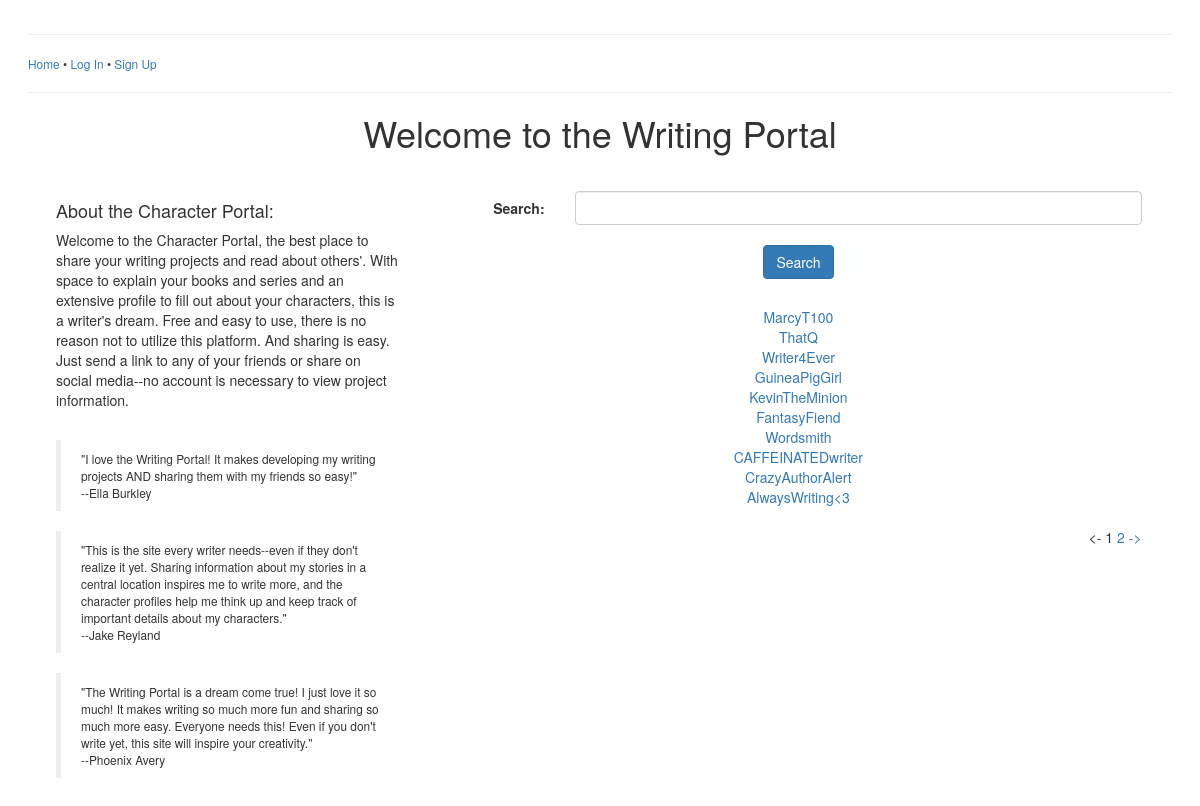
The page / on the database its author committed.
### tables this page shows
CREATE TABLE `user_info` (
  `user_id` int(11) NOT NULL AUTO_INCREMENT,
  `username` varchar(20) DEFAULT NULL,
  `password` varchar(40) DEFAULT NULL,
  `bio` mediumtext,
  `picture` varchar(30) DEFAULT NULL,
  `gender` varchar(1) DEFAULT NULL,
  PRIMARY KEY (`user_id`)
);

### index.php (the view, shortened to what this page needs)
<!DOCTYPE html PUBLIC "-//W3C//DTD XHTML 1.0 Transitional//EN"
  "http://www.w3.org/TR/xhtml1/DTD/xhtml1-transitional.dtd">
<html xmlns="http://www.w3.org/1999/xhtml" xml:lang="en" lang="en">
<head>
     <link rel="stylesheet" type="text/css" href="projectFour.css" />
  <link rel="stylesheet" href="https://maxcdn.bootstrapcdn.com/bootstrap/3.3.7/css/bootstrap.min.css"/>
</head>
<body>
<?php
    require_once('navbar.php');
    $search = $_POST['search'];
?>
    <h1 class="text-center">Welcome to the Writing Portal</h1>
    <span class="introText">
    <h4>About the Character Portal:</h4>
    <p>Welcome to the Character Portal, the best place to share your writing projects and read about others'. With space
    to explain your books and series and an extensive profile to fill out about your characters, this is a writer's dream.
    Free and easy to use, there is no reason not to utilize this platform. And sharing is easy. Just send a link to any of
    your friends or share on social media--no account is necessary to view project information.</p><br />
    <blockquote class="small">"I love the Writing Portal! It makes developing my writing projects AND sharing them with my friends so easy!"
    <br />--Ella Burkley</blockquote>
    <blockquote class="small">"This is the site every writer needs--even if they don't realize it yet. Sharing information about my stories in a central location inspires me to write more, and the character profiles help me think up and keep track of important details about my characters."
    <br />--Jake Reyland</blockquote>
    <blockquote class="small">"The Writing Portal is a dream come true! I just love it so much! It makes writing so much more fun and sharing so much more easy. Everyone needs this! Even if you don't write yet, this site will inspire your creativity."
    <br />--Phoenix Avery</blockquote>
    </span>
    <span class="searchBar">
    <form method="post" action="<?php echo $_SERVER['PHP_SELF']; ?>" class="form-horizontal">
        <div class="form-group">
            <label for="search" class="control-label col-sm-2">Search:</label>
            <div class="col-sm-10">
                <input type="text" class="form-control" name="search" value="<?php if (!empty($search)) echo $search;?>" /><br />
            </div>
            <span class="centerButton">
                <input type="submit" value="Search" class="btn btn-primary" name="submit" />
            </span>
        </div>
    </form>
<?php
    require_once('generatePageLinks.php');
    $dbc = mysqli_connect(DB_HOST, DB_USER, DB_PASSWORD, DB_NAME);
    if ($_POST['submit']) {
        $query = "SELECT user_id, username FROM user_info";
        $clean_search = str_replace(", ", ' ', $search);
        $search_words = explode(' ', $clean_search);
        $final_search_words = array();
        if (count($search_words) > 0) {
            foreach ($search_words as $word) {
                if (!empty($word)) {
                    $final_search_words[] = $word;
                }
            }
        }
        $where_list = array();
        if (count($final_search_words) > 0) {
            foreach($final_search_words as $word) {
                $where_list[] = "username LIKE '%$word%'";
            }
        }
        $where_clause = implode(' OR ', $where_list);
        if (!empty($where_clause)) {
            $query .= " WHERE $where_clause ORDER BY user_id DESC";
        } else {
            $query .= " ORDER BY user_id DESC";
        }
    }
    else {
        $query = "SELECT user_id, username FROM user_info ORDER BY user_id DESC";
    }
    $data = mysqli_query($dbc, $query);
    $total = mysqli_num_rows($data);
    $num_pages = ceil($total / $RESULTS_PER_PAGE);
    $query = $query . " LIMIT $skip, $RESULTS_PER_PAGE";
    $result = mysqli_query($dbc, $query);
    echo '<table class="searchResults">';
    while ($row = mysqli_fetch_array($result)) {
        echo '<tr><td class="text-center"><a href = "viewuser.php?user_id=' . $row['user_id'] . '">' . $row['username'] . '</a></td></tr>';
    }
    echo '</table>';
    if ($num_pages > 1) {
        echo "<br /><p class='text-right'>" . generate_page_links($cur_page, $num_pages) . "</p>";
    }
?>
    </span>
</body>
</html>

### projectFour.css (style rules this page uses)
body { padding-top: 1em; padding-left: 2em; padding-right: 2em; }
span.centerButton { display: block; width: 5em; margin-left: auto; margin-right: auto; }
span.introText { margin: 2em; width: 30%; float: left; display: block; }
span.searchBar { margin: 2em; width: 60%; float: left; display: block; }
table.searchResults { margin-top: 2em; width: 10em; margin-left: auto; margin-right: auto; }

### rows shown on the page
user_info: username "MarcyT100"
user_info: username "ThatQ"
user_info: username "Writer4Ever"
user_info: username "GuineaPigGirl"
user_info: username "KevinTheMinion"
user_info: username "FantasyFiend"
user_info: username "Wordsmith"
user_info: username "CAFFEINATEDwriter"
user_info: username "CrazyAuthorAlert"
user_info: username "AlwaysWriting<3"
